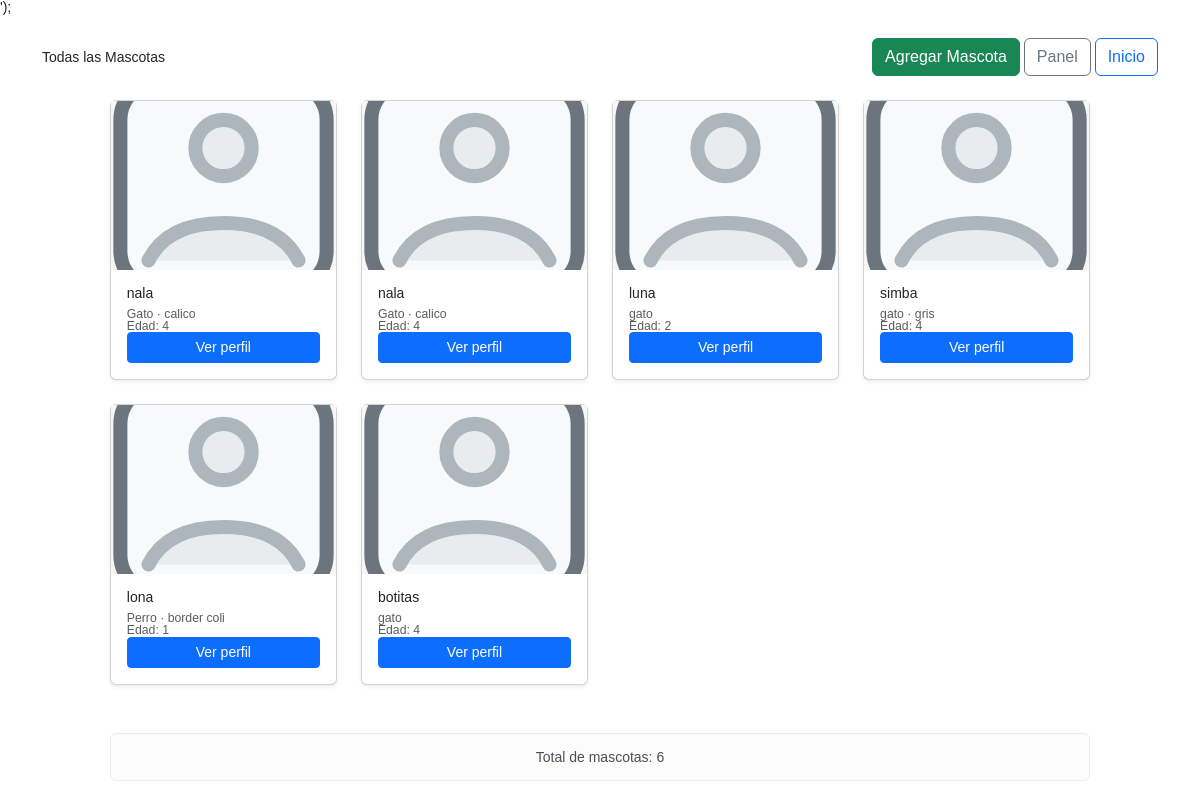
The app's page /mascota with its own data.
### tables this page shows
CREATE TABLE `mascotas` (
  `id_mascota` int(11) NOT NULL AUTO_INCREMENT,
  `nombre` varchar(100) NOT NULL,
  `especie` varchar(50) NOT NULL,
  `raza` varchar(100) DEFAULT NULL,
  `edad` int(11) DEFAULT NULL,
  `sexo` varchar(10) DEFAULT NULL,
  `color` varchar(50) DEFAULT NULL,
  `id` int(11) NOT NULL,
  `id_qr` int(11) DEFAULT NULL,
  `foto_url` varchar(255) DEFAULT NULL,
  `fecha_registro` datetime NOT NULL DEFAULT current_timestamp(),
  `perdido` tinyint(1) DEFAULT 0,
  `descripcion` varchar(255) DEFAULT NULL,
  PRIMARY KEY (`id_mascota`),
  UNIQUE KEY `id_qr` (`id_qr`),
  KEY `id_dueño` (`id`),
  CONSTRAINT `mascotas_ibfk_1` FOREIGN KEY (`id`) REFERENCES `usuarios` (`id`),
  CONSTRAINT `mascotas_ibfk_2` FOREIGN KEY (`id_qr`) REFERENCES `codigos_qr` (`id_qr`)
);

### app/controllers/MascotaController.php (called while the page is built, shortened)
<?php
class MascotaController extends Controller {
    protected $viewsDir = 'mascotas/';
    public function actionIndex($var = null) {
        $mascotas = \app\models\Mascota::getAll();
        Response::render($this->viewsDir, 'lista', [
            'mascotas' => $mascotas
        ]);
    }
}

### app/core/App.php (called while the page is built, shortened)
<?php
class App
{
    protected $controller = "HomeController";
    protected $method = "actionIndex";
    public function __construct()
    {
        $url = $this->parseUrl();
        $controllerName = isset($url[0]) ? ucfirst(strtolower($url[0])) . "Controller" : $this->controller;
        $controllerPath = APP_PATH . "controllers/" . $controllerName . ".php";
        if ($this->controllerExists($controllerPath)) {
            $this->controller = $controllerName;
            unset($url[0]);
        } else {
            $this->controller = "HomeController";
            $this->method = 'action404';
        }
        $controllerClass = "app\\controllers\\" . $this->controller;
        if (class_exists($controllerClass)) {
            $this->controller = new $controllerClass;
        } else {
            die("Error: No se pudo cargar el controlador {$controllerClass}");
        }
        $methodName = $this->getMethodFromUrl($url);
        $this->method = method_exists($this->controller, $methodName) ? $methodName : 'action404';
        $this->params = $url ? array_values($url) : [];
        call_user_func_array([$this->controller, $this->method], $this->params);
    }
    public function parseUrl()
    {
        return isset($_GET['url']) ? explode("/", filter_var(rtrim($_GET["url"], "/"), FILTER_SANITIZE_URL)) : [];
    }
    protected function controllerExists($path)
    {
        return file_exists($path);
    }
    protected function getMethodFromUrl(&$url)
    {
        return isset($url[1]) ? "action" . ucfirst(strtolower($url[1])) : $this->method;
    }
}

### index.php (called while the page is built, shortened)
<?php
require CORE_PATH . 'Autoloader.php';
new App();

### app/core/Controller.php (called while the page is built, shortened)
<?php
class Controller
{
    public static $ruta;
    public static function path()
    {
        $script = $_SERVER['SCRIPT_NAME'] ?? '/';
        $base = rtrim(dirname($script), '/');
        if ($base !== '') { $base .= '/'; } else { $base = '/'; }
        self::$ruta = $base;
        return self::$ruta;
    }
    public static function rootBase()
    {
        $base = static::path();
        return $base;
    }
}

### app/core/Autoloader.php (called while the page is built, shortened)
<?php
class Autoloader
{
    private function loadAppClasses()
    {
        spl_autoload_register(function ($nombreClase) {
            $clasesCore = ['App', 'Controller', 'Model', 'Response', 'DataBase', 'Session'];
            $esCoreClass = false;
            foreach ($clasesCore as $clase) {
                if (strstr($nombreClase, $clase)) {
                    $esCoreClass = true;
                    break;
                }
            }
            if ($esCoreClass) {
                $archivo = CORE_PATH . $nombreClase . ".php";
                if (file_exists($archivo)) {
                    return;
                }
            }
            if (strpos($nombreClase, 'app\\') === 0) {
                $rutaRelativa = str_replace('app\\', '', $nombreClase);
                $rutaRelativa = str_replace('\\', '/', $rutaRelativa);
                $archivo = APP_PATH . $rutaRelativa . ".php";
                if (file_exists($archivo)) {
                    return;
                }
            }
            throw new Exception("No se pudo cargar la clase: $nombreClase");
        }, true, false);
    }
}

### app/controllers/SiteController.php (called while the page is built, shortened)
<?php
class SiteController extends Controller
{
	public static function head(){
		$base = static::path();
		if (substr($base, -8) !== 'public/') {
			$base .= 'public/';
		}
		$head = file_get_contents(APP_PATH.'/views/inc/head.php');
		$head = str_replace('#PATH#', $base, $head);
		return $head;
	}
}

### app/models/Mascota.php (called while the page is built, shortened)
<?php
class Mascota extends Model {
    public static function getAll($limit = null) {
        $sql = "SELECT * FROM mascotas ORDER BY id_mascota DESC";
        return DataBase::getRecords($sql);
    }
}

### app/core/DataBase.php (called while the page is built, shortened)
<?php
class DataBase
{
    private static $host = "localhost";
    private static $dbname = "mascotas_db";
    private static $dbuser = "root";
    private static $dbpass = "";
    private static $port = 3306;
    private static $dbh = null;
    private static $error;
    private static function connection()
    {
        if (self::$dbh === null) {
            $configPath = __DIR__ . '/../config/db.php';
            self::$host = getenv('DB_HOST') ?: self::$host;
            self::$dbname = getenv('DB_NAME') ?: self::$dbname;
            self::$dbuser = getenv('DB_USER') ?: self::$dbuser;
            self::$dbpass = getenv('DB_PASS') ?: self::$dbpass;
            $envPort = getenv('DB_PORT');
            $dsn = "mysql:host=" . self::$host . ";port=" . self::$port . ";dbname=" . self::$dbname . ";charset=utf8mb4";
            $opciones = [
                PDO::ATTR_PERSISTENT => false,
                PDO::ATTR_ERRMODE => PDO::ERRMODE_EXCEPTION,
                PDO::ATTR_DEFAULT_FETCH_MODE => PDO::FETCH_ASSOC,
                PDO::ATTR_TIMEOUT => 5,
            ];
            try {
                self::$dbh = new PDO($dsn, self::$dbuser, self::$dbpass, $opciones);
                self::$dbh->exec('SET NAMES utf8mb4');
                self::$dbh->exec('SET time_zone = "-03:00";');
            } catch (PDOException $e) {
                self::$error = $e->getMessage();
                throw new Exception("Error de conexión: " . self::$error);
            }
        }
        return self::$dbh;
    }
    private static function prepareAndExecute($sql, $params = [])
    {
        $statement = self::connection()->prepare($sql);
        try {
            $statement->execute($params);
        } catch (PDOException $e) {
            throw new Exception("Error en la consulta: " . $e->getMessage());
        }
        return $statement;
    }
    public static function getRecords($sql, $params = [])
    {
        $statement = self::prepareAndExecute($sql, $params);
        return $statement->fetchAll(PDO::FETCH_ASSOC);
    }
}

### app/views/mascotas/lista.php (the view, shortened to what this page needs)
<?php $BASE = Controller::path(); $ROOT = Controller::rootBase(); ?>
<link href="https://cdn.jsdelivr.net/npm/bootstrap@5.3.0/dist/css/bootstrap.min.css" rel="stylesheet">
<link href="<?= $ROOT ?>assets/css/base.css" rel="stylesheet">
<?php echo \app\controllers\SiteController::head(); ?>
<div class="container mt-4">
    <div class="d-flex justify-content-between align-items-center mb-4">
        <h2>Todas las Mascotas</h2>
        <div>
            <a href="<?= Controller::path() ?>mascota/crear" class="btn btn-success">Agregar Mascota</a>
            <a href="<?= Controller::path() ?>usuario/panel" class="btn btn-outline-secondary">Panel</a>
            <a href="<?= Controller::path() ?>" class="btn btn-outline-primary">Inicio</a>
        </div>
    </div>
    <?php if (empty($mascotas)): ?>
        <div class="alert alert-info text-center">
            <h4>No hay mascotas registradas</h4>
            <p>Sé el primero en agregar una mascota a la comunidad.</p>
            <a href="<?= Controller::path() ?>mascota/crear" class="btn btn-primary">Registrar mi mascota</a>
        </div>
    <?php else: ?>
        <div class="row">
            <?php foreach ($mascotas as $mascota): ?>
                <?php
                    $img = $mascota['foto_url'] ?? '';
                    if (!empty($img)) {
                        $img = str_replace('\\', '/', $img);
                        $lower = strtolower($img);
                        $isAbs = (strpos($lower, 'http://') === 0) || (strpos($lower, 'https://') === 0) || (strpos($lower, 'data:') === 0);
                        if (!$isAbs) {
                            $p = ltrim($img, '/');
                            if (strpos($p, 'public/assets/') === 0) {
                                $img = $BASE . substr($p, strlen('public/'));
                            } elseif (strpos($p, 'assets/mascotas/') === 0 || strpos($p, 'assets/images/mascotas/') === 0) {
                                $img = $ROOT . $p;
                            } elseif (strpos($img, '/assets/') === 0) {
                                $img = $ROOT . ltrim($img, '/');
                            } else {
                                $img = $ROOT . $p;
                            }
                        }
                    }
                ?>
                <div class="col-md-4 col-lg-3 mb-4">
                    <div class="card h-100 shadow-sm">
                        <div class="pet-img-wrapper pet-img--4-3">
                            <img src="<?= htmlspecialchars($img) ?>"
                                 class="card-img-top pet-img-uniform"
                                 alt="<?= htmlspecialchars($mascota['nombre'] ?? 'Sin nombre') ?>"
                                 onerror="this.src='<?= $ROOT ?>assets/images/avatar-placeholder.svg'">
                        </div>
                        <div class="card-body d-flex flex-column">
                            <h6 class="card-title"><?= htmlspecialchars($mascota['nombre'] ?? 'Sin nombre') ?></h6>
                            <p class="card-text text-muted small">
                                <?= htmlspecialchars($mascota['especie'] ?? '') ?>
                                <?php if (!empty($mascota['raza'])): ?>
                                    · <?= htmlspecialchars($mascota['raza']) ?>
                                <?php endif; ?>
                                <?php if (!empty($mascota['edad'])): ?>
                                    <br>Edad: <?= htmlspecialchars($mascota['edad']) ?>
                                <?php endif; ?>
                            </p>
                            <div class="mt-auto">
                                <div class="btn-group w-100">
                                    <a href="<?= Controller::path() ?>mascota/perfil?id=<?= urlencode($mascota['id_mascota']) ?>"
                                       class="btn btn-primary btn-sm">Ver perfil</a>
                                </div>
                            </div>
                        </div>
                    </div>
                </div>
            <?php endforeach; ?>
        </div>
        <div class="row mt-4">
            <div class="col-12">
                <div class="alert alert-light text-center">
                    <strong>Total de mascotas:</strong> <?= count($mascotas) ?>
                </div>
            </div>
        </div>
    <?php endif; ?>
</div>

### app/core/Response.php (shortened to what this page needs)
<?php
class Response
{
    public static function render($viewDir, $view, $vars = [])
    {
        $viewPath = APP_PATH . "views/" . $viewDir . $view . ".php";
        if (file_exists($viewPath)) {
            $layoutName = isset($vars['layout']) ? trim($vars['layout']) : '';
            if ($layoutName !== '') {
                ob_start();
                require $viewPath;
                $content = ob_get_clean();
                $layoutPath = APP_PATH . "views/layouts/" . $layoutName . ".php";
                if (!file_exists($layoutPath)) {
                    throw new Exception("El layout {$layoutName} no existe en views/layouts");
                }
                require $layoutPath;
            } else {
                require $viewPath;
            }
        } else {
            throw new Exception("La vista $view no se encuentra en el directorio $viewDir");
        }
    }
}

### assets/css/base.css (style rules this page uses)
.pet-img-uniform { width: 100%; height: 200px; object-fit: cover; display: block; }
@media (min-width: 992px) { .pet-img-uniform { height: 220px; } }
.pet-img-wrapper { width: 100%; overflow: hidden; background-color: #f6f6f6; }
.pet-img--4-3 { aspect-ratio: 4 / 3; }
.pet-img-wrapper img { width: 100%; height: 100%; object-fit: cover; display: block; transition: transform 0.3s ease; }
.card.h-100 { transition: box-shadow 0.3s ease; }

### app/public/css/grid.css (style rules this page uses)
* { box-sizing: border-box; }
.row { margin: 0 auto; min-width: 80%; max-width: 1300px; width: 90%; }
.row:after { content: ""; clear:both; display: table; }

### records on screen
mascotas: nombre "nala", especie "Gato", raza "calico", edad "4"
mascotas: nombre "nala", especie "Gato", raza "calico", edad "4"
mascotas: nombre "luna", especie "gato", edad "2"
mascotas: nombre "simba", especie "gato", raza "gris", edad "4"
mascotas: nombre "lona", especie "Perro", raza "border coli", edad "1"
mascotas: nombre "botitas", especie "gato", edad "4"

### other values on screen
count($mascotas) "6"
